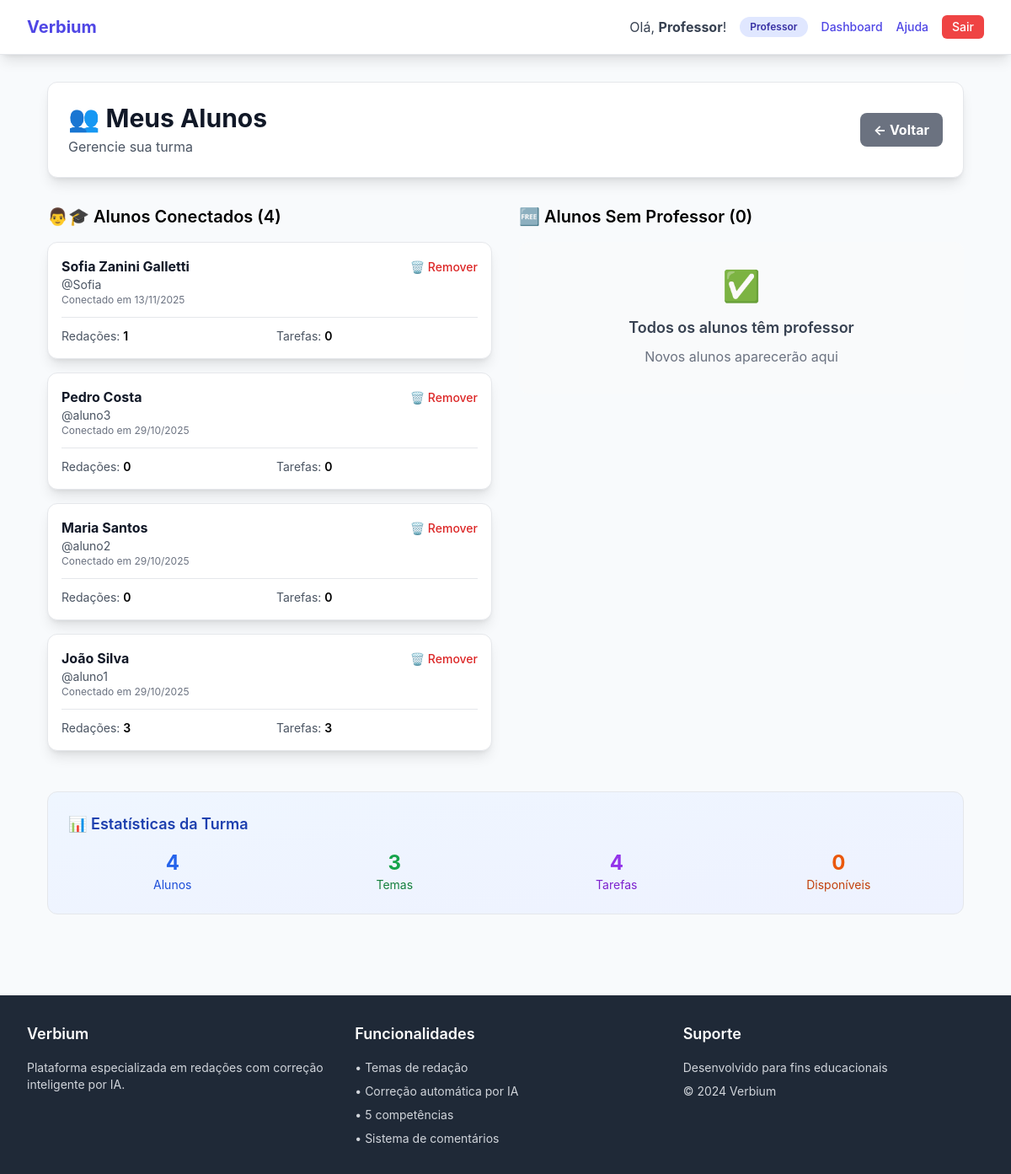
/meus-alunos/ (signed in), run on an earlier commit of the app's database.
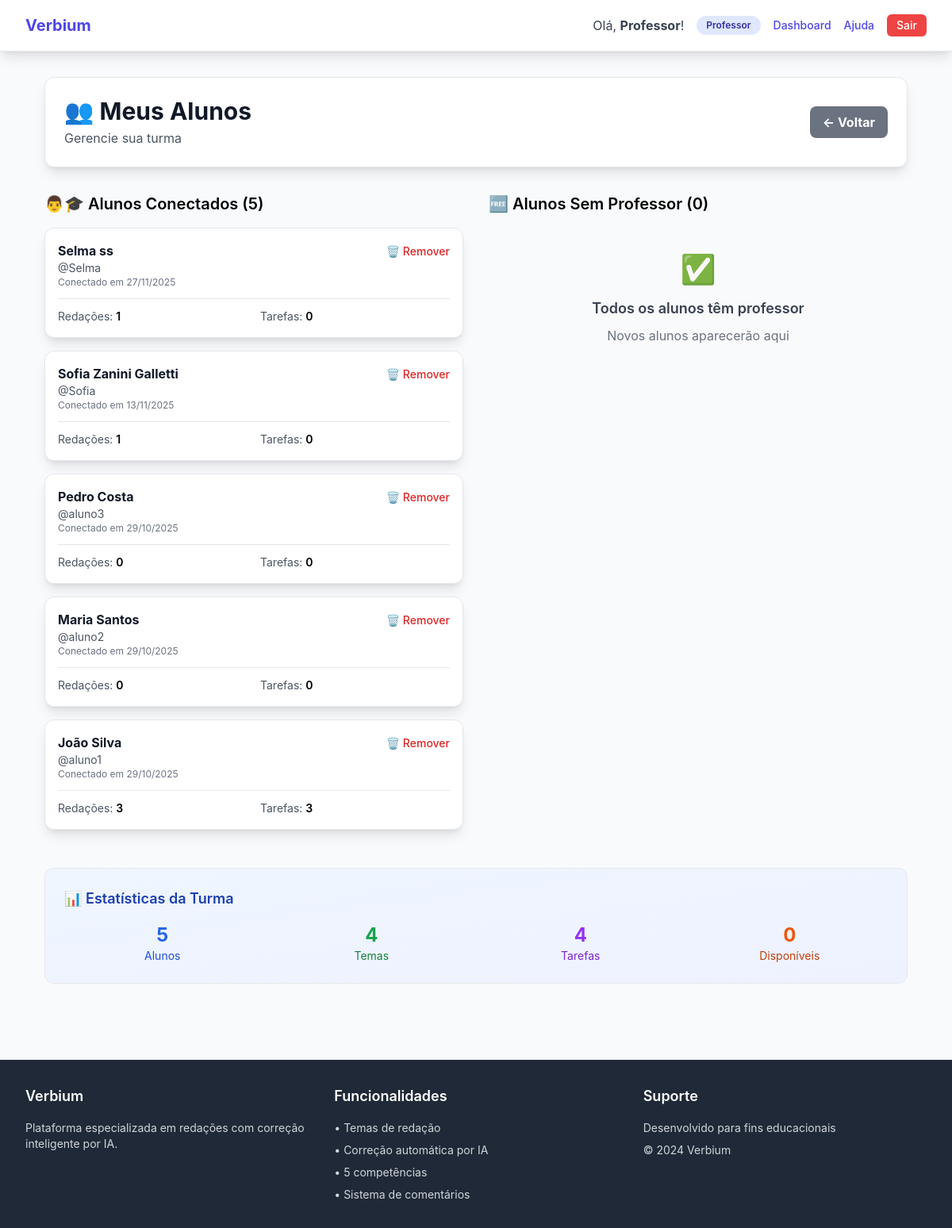
And on a later commit of the database.
### tarefas/models.py (models this page shows, shortened)
class DesignacaoAluno(models.Model):
    professor = models.ForeignKey(User, on_delete=models.CASCADE,
                                  limit_choices_to={'is_superuser': True},
                                  related_name='alunos_designados',
                                  verbose_name='Professor')
    aluno = models.ForeignKey(User, on_delete=models.CASCADE,
                              limit_choices_to={'is_superuser': False},
                              related_name='professor_designado',
                              verbose_name='Aluno')
    data_designacao = models.DateTimeField(default=timezone.now, verbose_name='Data da Designação')
    ativa = models.BooleanField(default=True, verbose_name='Ativa')
    class Meta:
        verbose_name = 'Designação de Aluno'
        verbose_name_plural = 'Designações de Alunos'
        unique_together = ('professor', 'aluno')
        ordering = ['-data_designacao']

### tarefas/views_trocar_professor.py (the view, shortened to what this page needs)
# urls.py: path('meus-alunos/', meus_alunos, name='meus_alunos'),
@login_required
def meus_alunos(request):
    if not request.user.is_superuser:
        messages.error(request, 'Apenas professores podem acessar esta página!')
        return redirect('tarefas:dashboard')
    designacoes = DesignacaoAluno.objects.filter(professor=request.user, ativa=True).select_related('aluno')
    alunos_com_professor = DesignacaoAluno.objects.filter(ativa=True).values_list('aluno_id', flat=True)
    alunos_sem_professor = User.objects.filter(is_superuser=False).exclude(id__in=alunos_com_professor)
    return render(request, 'tarefas/meus_alunos.html', {
        'designacoes': designacoes,
        'alunos_sem_professor': alunos_sem_professor
    })

### templates/tarefas/meus_alunos.html (shortened to what the changed rows need)
{% extends 'base.html' %}
{% block content %}
<div class="max-w-6xl mx-auto px-4 sm:px-6 lg:px-8 py-8">
    <header class="mb-8 bg-white p-6 rounded-xl shadow-lg border">
        <div class="flex justify-between items-center">
            <div>
                <h1 class="text-3xl font-bold text-gray-900">👥 Meus Alunos</h1>
            </div>
        </div>
    </header>
    <div class="grid grid-cols-1 lg:grid-cols-2 gap-8">
        <div>
            <h2 class="text-xl font-semibold mb-4">👨🎓 Alunos Conectados ({{ designacoes.count }})</h2>
            {% for designacao in designacoes %}
            <div class="bg-white p-4 rounded-xl shadow-lg border mb-4">
                <div class="flex justify-between items-start">
                    <div>
                        <h3 class="font-bold text-gray-900">{{ designacao.aluno.first_name|default:designacao.aluno.username }} {{ designacao.aluno.last_name }}</h3>
                        <p class="text-sm text-gray-600">@{{ designacao.aluno.username }}</p>
                        <p class="text-xs text-gray-500">Conectado em {{ designacao.data_designacao|date:"d/m/Y" }}</p>
                    </div>
                    <div class="text-right">
                        <form method="post" class="inline">
                            <button type="submit" onclick="return confirm('Remover {{ designacao.aluno.username }} da sua turma?')"
                                    class="text-red-600 hover:text-red-800 text-sm font-medium">
                                🗑️ Remover
                            </button>
                        </form>
                    </div>
                </div>
                <div class="mt-3 pt-3 border-t grid grid-cols-2 gap-4 text-sm">
                    <div>
                        <span class="text-gray-600">Redações:</span>
                        <span class="font-semibold">{{ designacao.aluno.redacoes_entregues.count }}</span>
                    </div>
                    <div>
                        <span class="text-gray-600">Tarefas:</span>
                        <span class="font-semibold">{{ designacao.aluno.minhas_entregas.count }}</span>
                    </div>
                </div>
            </div>
            {% empty %}
            <div class="bg-gray-50 p-8 rounded-xl text-center">
                <div class="text-4xl mb-4">👨🎓</div>
                <h3 class="text-lg font-semibold text-gray-700 mb-2">Nenhum aluno conectado</h3>
                <p class="text-gray-500">Adicione alunos da lista ao lado</p>
            </div>
            {% endfor %}
        </div>
        <div>
            <h2 class="text-xl font-semibold mb-4">🆓 Alunos Sem Professor ({{ alunos_sem_professor.count }})</h2>
        </div>
    </div>
    <div class="mt-8 bg-gradient-to-br from-blue-50 to-indigo-50 p-6 rounded-xl border">
        <div class="grid grid-cols-2 md:grid-cols-4 gap-4 text-center">
            <div>
                <div class="text-2xl font-bold text-blue-600">{{ designacoes.count }}</div>
                <div class="text-sm text-blue-700">Alunos</div>
            </div>
            <div>
                <div class="text-2xl font-bold text-green-600">{{ user.temas_redacao.count }}</div>
                <div class="text-sm text-green-700">Temas</div>
            </div>
            <div>
                <div class="text-2xl font-bold text-purple-600">{{ user.tarefas_criadas.count }}</div>
                <div class="text-sm text-purple-700">Tarefas</div>
            </div>
        </div>
    </div>
</div>
{% endblock %}

### templates/base.html (shortened to what this page needs)
<!DOCTYPE html>
<html lang="pt-br">
<head>
    <script src="https://cdn.tailwindcss.com"></script>
</head>
<body class="min-h-screen">
    <nav class="bg-white shadow-lg border-b">
        <div class="max-w-7xl mx-auto px-4 sm:px-6 lg:px-8">
            <div class="flex justify-between h-16">
                <div class="flex items-center">
                    <a href="{% url 'tarefas:home' %}" class="text-xl font-bold text-indigo-600 hover:text-indigo-800 transition duration-150">Verbium</a>
                </div>
                <div class="flex items-center space-x-4">
                    {% if user.is_authenticated %}
                        <span class="text-gray-700">Olá, <strong>{{ user.first_name|default:user.username }}</strong>!</span>
                        {% if user.is_superuser %}
                            <span class="px-3 py-1 bg-indigo-100 text-indigo-800 rounded-full text-xs font-semibold">Professor</span>
                            <a href="{% url 'tarefas:dashboard' %}" class="text-indigo-600 hover:text-indigo-800 font-medium text-sm">Dashboard</a>
                            <a href="{% url 'tarefas:ajuda' %}" class="text-indigo-600 hover:text-indigo-800 font-medium text-sm">Ajuda</a>
                        {% endif %}
                        <a href="{% url 'tarefas:logout' %}" class="bg-red-500 hover:bg-red-600 text-white px-3 py-1 rounded-md text-sm font-medium transition duration-150">Sair</a>
                    {% else %}
                        <a href="/auth/login/" class="bg-indigo-600 hover:bg-indigo-700 text-white px-4 py-2 rounded-md font-medium transition duration-150">Entrar</a>
                    {% endif %}
                </div>
            </div>
        </div>
    </nav>
    <main>
        {% block content %}
        {% endblock %}
    </main>
    <footer class="bg-gray-800 text-white py-8 mt-16">
        <div class="max-w-7xl mx-auto px-4 sm:px-6 lg:px-8">
            <div class="grid grid-cols-1 md:grid-cols-3 gap-8">
                <div>
                    <h3 class="text-lg font-semibold mb-4">Verbium</h3>
                    <p class="text-gray-300 text-sm">Plataforma especializada em redações com correção inteligente por IA.</p>
                </div>
                <div>
                    <h3 class="text-lg font-semibold mb-4">Funcionalidades</h3>
                    <ul class="text-gray-300 text-sm space-y-2">
                        <li>• Temas de redação</li>
                        <li>• Correção automática por IA</li>
                        <li>• 5 competências</li>
                        <li>• Sistema de comentários</li>
                    </ul>
                </div>
                <div>
                    <h3 class="text-lg font-semibold mb-4">Suporte</h3>
                    <p class="text-gray-300 text-sm mb-2">Desenvolvido para fins educacionais</p>
                    <p class="text-gray-300 text-sm">&copy; 2024 Verbium</p>
                </div>
            </div>
        </div>
    </footer>
</body>
</html>

What changed in the data, as far as the page shows it:
added DesignacaoAluno: aluno.first_name "Selma", aluno.last_name "ss", aluno.username "Selma", data_designacao "27/11/2025", aluno.redacoes_entregues.count "1", aluno.minhas_entregas.count "0"
Also different on the page:
{{ designacoes.count }}: "4" → "5"
{{ user.temas_redacao.count }}: "3" → "4"
